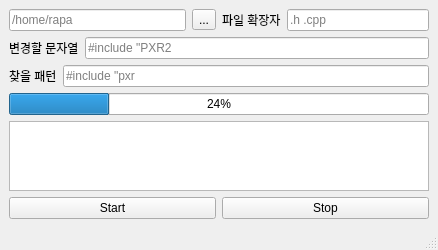
<?xml version="1.0" encoding="UTF-8"?>
<ui version="4.0">
 <class>MainWindow__change_keyword</class>
 <widget class="QMainWindow" name="MainWindow__change_keyword">
  <property name="geometry">
   <rect>
    <x>0</x>
    <y>0</y>
    <width>438</width>
    <height>209</height>
   </rect>
  </property>
  <property name="windowTitle">
   <string>MainWindow</string>
  </property>
  <widget class="QWidget" name="centralwidget">
   <layout class="QVBoxLayout" name="verticalLayout">
    <item>
     <layout class="QHBoxLayout" name="horizontalLayout_5">
      <item>
       <layout class="QHBoxLayout" name="horizontalLayout">
        <item>
         <widget class="QLineEdit" name="lineEdit__pdir">
          <property name="placeholderText">
           <string>/home/rapa</string>
          </property>
         </widget>
        </item>
        <item>
         <widget class="QToolButton" name="toolButton__pdir">
          <property name="text">
           <string>...</string>
          </property>
         </widget>
        </item>
       </layout>
      </item>
      <item>
       <layout class="QHBoxLayout" name="horizontalLayout_4">
        <item>
         <widget class="QLabel" name="label_3">
          <property name="text">
           <string>파일 확장자</string>
          </property>
         </widget>
        </item>
        <item>
         <widget class="QLineEdit" name="lineEdit__file_ext">
          <property name="placeholderText">
           <string>.h .cpp</string>
          </property>
         </widget>
        </item>
       </layout>
      </item>
     </layout>
    </item>
    <item>
     <layout class="QHBoxLayout" name="horizontalLayout_2">
      <item>
       <widget class="QLabel" name="label">
        <property name="text">
         <string>변경할 문자열</string>
        </property>
       </widget>
      </item>
      <item>
       <widget class="QLineEdit" name="lineEdit__change_str">
        <property name="placeholderText">
         <string>#include &quot;PXR2</string>
        </property>
       </widget>
      </item>
     </layout>
    </item>
    <item>
     <layout class="QHBoxLayout" name="horizontalLayout_3">
      <item>
       <widget class="QLabel" name="label_2">
        <property name="text">
         <string>찾을 패턴</string>
        </property>
       </widget>
      </item>
      <item>
       <widget class="QLineEdit" name="lineEdit__find_pattern">
        <property name="placeholderText">
         <string>#include &quot;pxr</string>
        </property>
       </widget>
      </item>
     </layout>
    </item>
    <item>
     <widget class="QProgressBar" name="progressBar">
      <property name="value">
       <number>24</number>
      </property>
     </widget>
    </item>
    <item>
     <widget class="QTextEdit" name="textEdit__log"/>
    </item>
    <item>
     <layout class="QHBoxLayout" name="horizontalLayout_6">
      <item>
       <widget class="QPushButton" name="pushButton__start">
        <property name="text">
         <string>Start</string>
        </property>
       </widget>
      </item>
      <item>
       <widget class="QPushButton" name="pushButton__stop">
        <property name="text">
         <string>Stop</string>
        </property>
       </widget>
      </item>
     </layout>
    </item>
   </layout>
  </widget>
  <widget class="QMenuBar" name="menubar">
   <property name="geometry">
    <rect>
     <x>0</x>
     <y>0</y>
     <width>438</width>
     <height>20</height>
    </rect>
   </property>
  </widget>
  <widget class="QStatusBar" name="statusbar"/>
 </widget>
 <resources/>
 <connections/>
</ui>
